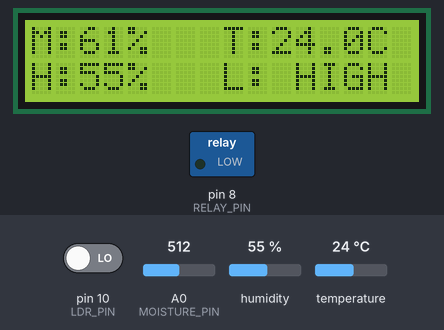
This sketch was run on a simulated Arduino Uno, built with avr-gcc and run on an emulated ATmega328P. Shown: 16×2 character LCD, switched loads named in the sketch (green lamp = pin HIGH). Inputs (shaded band) come from the test bench; at power-on: pin 10 (LDR_PIN) LOW, A0 (MOISTURE_PIN) = 512, humidity 55 %, temperature 24 °C. What the sketch prints to the serial monitor is not drawn.

Above: at 5.9 s.
6.0 s: pin 10 (LDR_PIN) driven HIGH
At 16.1 s:
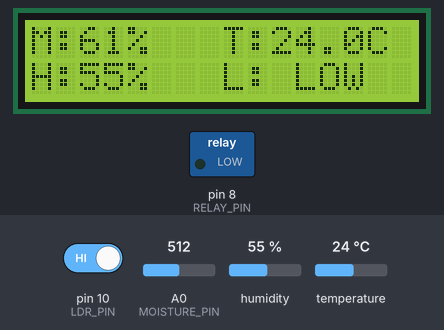
17.1 s: A0 (MOISTURE_PIN) set to 744
At 26.9 s:
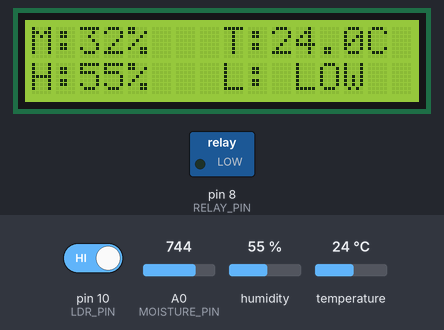
27.7 s: A0 (MOISTURE_PIN) set to 772
At 37.9 s:
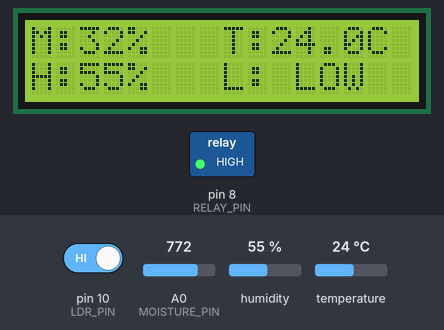
Timing chart, 0 to 40.1 s (numbered marks = the images above; inputs shaded):
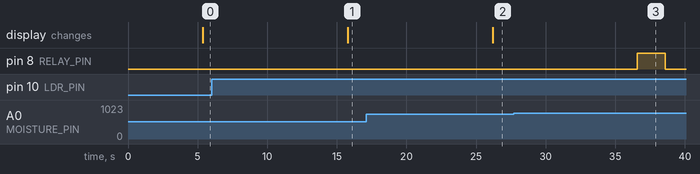

The sketch:

STEM_Farming_Project_Polar.ino
```cpp
#include <LiquidCrystal_I2C.h>
#include <Wire.h>

LiquidCrystal_I2C lcd(0x27, 16, 2);

#include <DHT.h>
#include <DHT_U.h>


// ---------- Pin Definitions ----------
#define DHTPIN 9
#define DHTTYPE DHT22

#define MOISTURE_PIN A0
#define LDR_PIN 10
#define RELAY_PIN 8

DHT dht(DHTPIN, DHTTYPE);

// ---------- Moisture Calibration ----------
const int DRY_VALUE = 1000;  // <-- Change after calibration
const int WET_VALUE = 200;   // <-- Change after calibration

// ---------- Pump Thresholds ----------
const int PUMP_ON_LEVEL = 30;
const int PUMP_OFF_LEVEL = 60;

bool pumpState = false;

void setup() {

  Serial.begin(9600);

  dht.begin();

  pinMode(RELAY_PIN, OUTPUT);

  digitalWrite(RELAY_PIN, LOW);  // Change to HIGH if your relay is active LOW

  lcd.init();
  lcd.backlight();

  Serial.println("========================================");
  Serial.println(" SMART IRRIGATION SYSTEM");
  Serial.println("========================================");
}

void loop() {

  //---------------- Soil Moisture ----------------

  int rawMoisture = analogRead(MOISTURE_PIN);

  int moisture = map(rawMoisture,
                     DRY_VALUE,
                     WET_VALUE,
                     0,
                     100);

  moisture = constrain(moisture, 0, 100);

  //---------------- DHT22 ----------------

  float temperature = dht.readTemperature();
  float humidity = dht.readHumidity();

  //---------------- LDR ----------------

  int light = digitalRead(LDR_PIN);

  //---------------- Print Results ----------------

  Serial.println("----------------------------------------");

  // Moisture

  Serial.print("Soil Moisture: ");
  Serial.print(moisture);
  Serial.print("% ");

  if (moisture < PUMP_ON_LEVEL)
    Serial.println("(LOW)");
  else if (moisture <= PUMP_OFF_LEVEL)
    Serial.println("(OK)");
  else
    Serial.println("(HIGH)");

  // Temperature

  if (!isnan(temperature)) {

    Serial.print("Temperature: ");
    Serial.print(temperature);
    Serial.print(" C ");

    if (temperature < 10)
      Serial.println(" | LOW, install Polytunnel / Thermal Mass / Windbreak");
    else if (temperature <= 20)
      Serial.println(" | OK, Good Conditions");
    else
      Serial.println(" | HIGH, install Shade Net / Roof Vent");
  }

  // Humidity

  if (!isnan(humidity)) {

    Serial.print("Humidity: ");
    Serial.print(humidity);
    Serial.print("% ");

    if (humidity < 60)
      Serial.println(" | LOW, install Pebble Tray / Spray Mist");
    else if (humidity <= 80)
      Serial.println(" | OK, Good Conditions");
    else
      Serial.println(" | HIGH, install Roof Vent / Increase Spacing");
  }

  // Light

  Serial.print("Light Level: ");

  if (light == HIGH)
    Serial.println(" LOW, install Reflective Foil");
  else
    Serial.println(" HIGH, Good Conditions");

  delay(5000);

  //---------------- Pump Logic ----------------

  if (moisture < PUMP_ON_LEVEL && !pumpState) {
    Serial.println("Pump ON");

    digitalWrite(RELAY_PIN, HIGH);  // Change to LOW if relay is active LOW
    pumpState = true;
    delay(2000);

    digitalWrite(RELAY_PIN, LOW);
    pumpState = false;
    delay(10000);

    // Recheck moisture after soaking
    rawMoisture = analogRead(MOISTURE_PIN);

    moisture = map(rawMoisture,
                   DRY_VALUE,
                   WET_VALUE,
                   0,
                   100);

    moisture = constrain(moisture, 0, 100);

  }

  else if (moisture > PUMP_OFF_LEVEL && pumpState) {
    Serial.println("Pump OFF");

    digitalWrite(RELAY_PIN, LOW);  // Change to HIGH if relay is active LOW
    pumpState = false;
  }

  //-------------- LCD Display ------------------

  lcd.clear();

  lcd.setCursor(0, 0);
  lcd.print("M:");
  lcd.print(moisture);
  lcd.print("%");

  lcd.setCursor(8, 0);
  lcd.print("T:");
  lcd.print(temperature, 1);
  lcd.print("C");

  lcd.setCursor(0, 1);
  lcd.print("H:");
  lcd.print(humidity, 0);
  lcd.print("%");

  lcd.setCursor(8,1);
  lcd.print("L:");
  if (light == HIGH)
    lcd.print(" LOW");
  else
    lcd.print(" HIGH");

}
```

Measured:
- the behaviour switches between 760 and 761 on A0 (MOISTURE_PIN) (found by bisection; images 2 and 3)
- after the input at 6.0 s, the display: changes after 9.8 s (image 1)
- after the input at 17.1 s, the display: changes after 9.1 s (image 2)
- after the input at 27.7 s, pin 8 (RELAY_PIN): LOW → HIGH after 8.9 s, → LOW 2.0 s later
